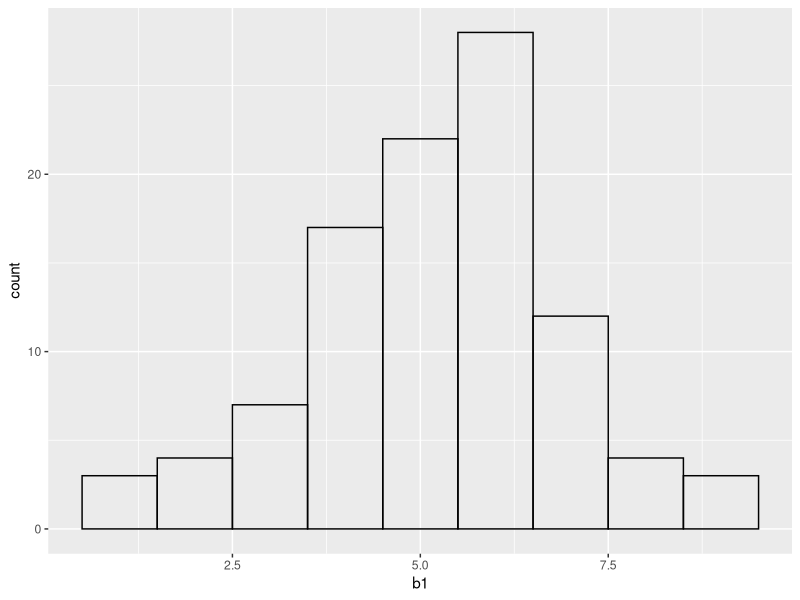
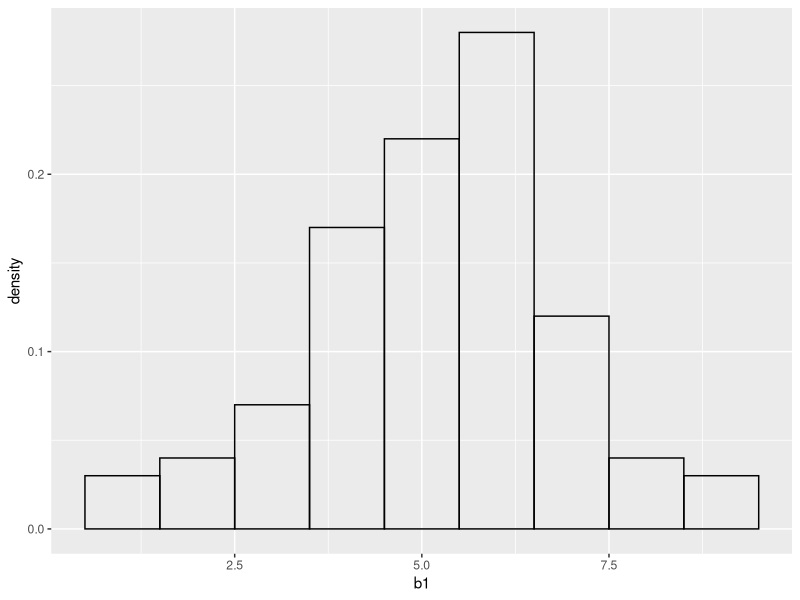
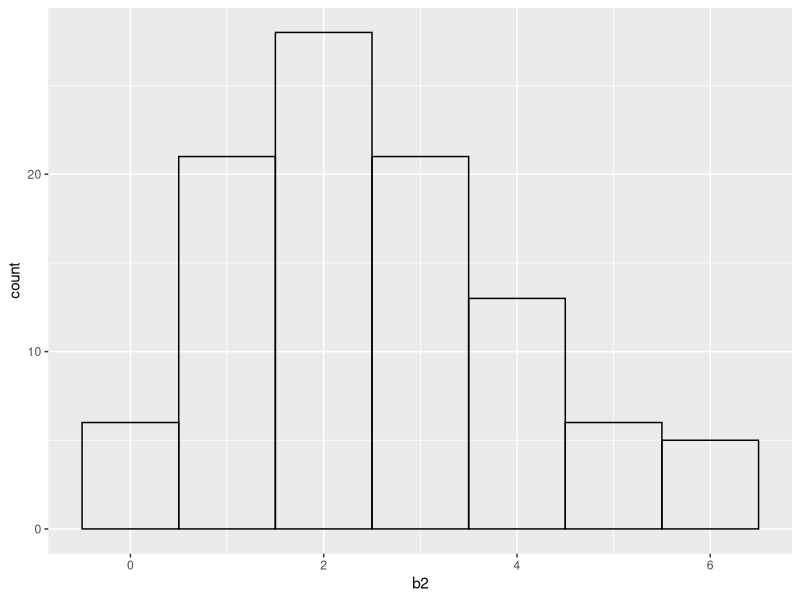
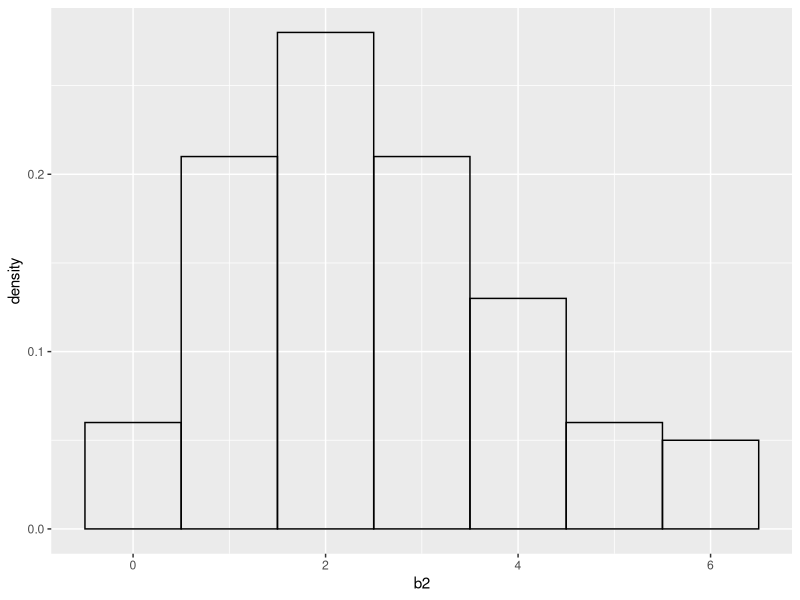
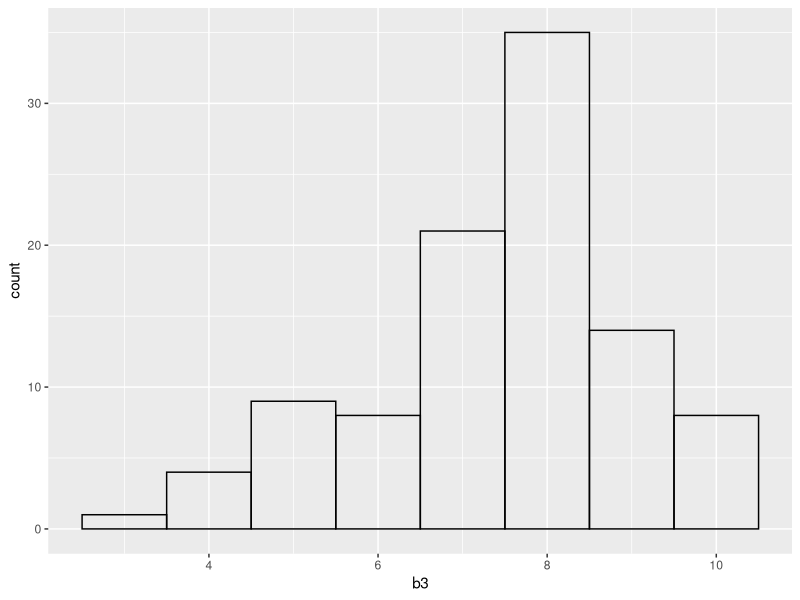
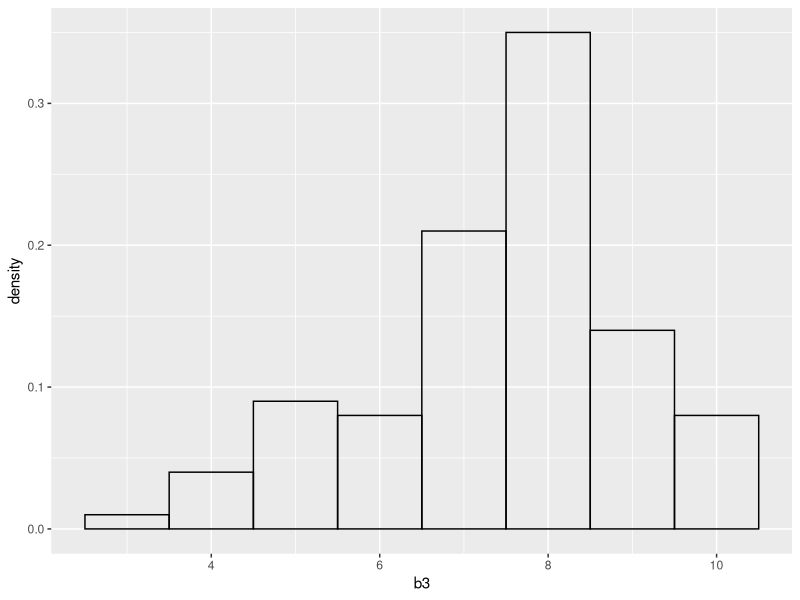
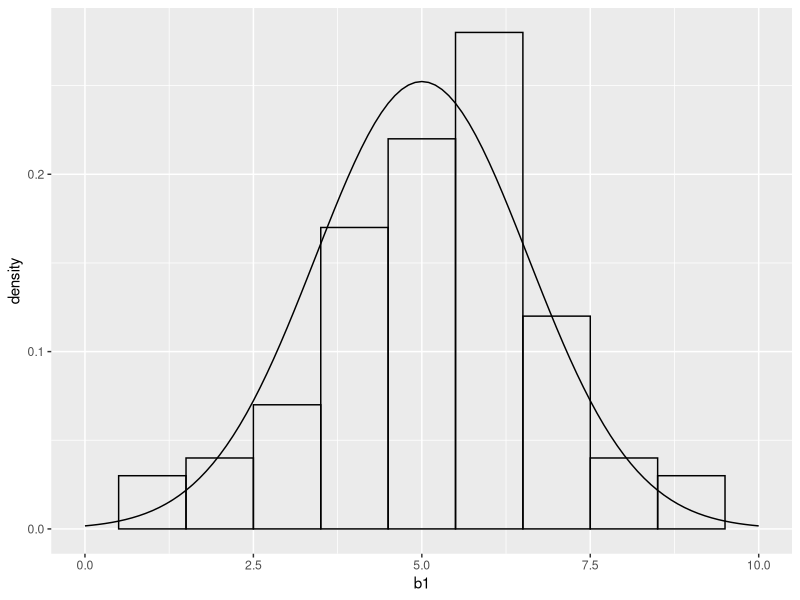
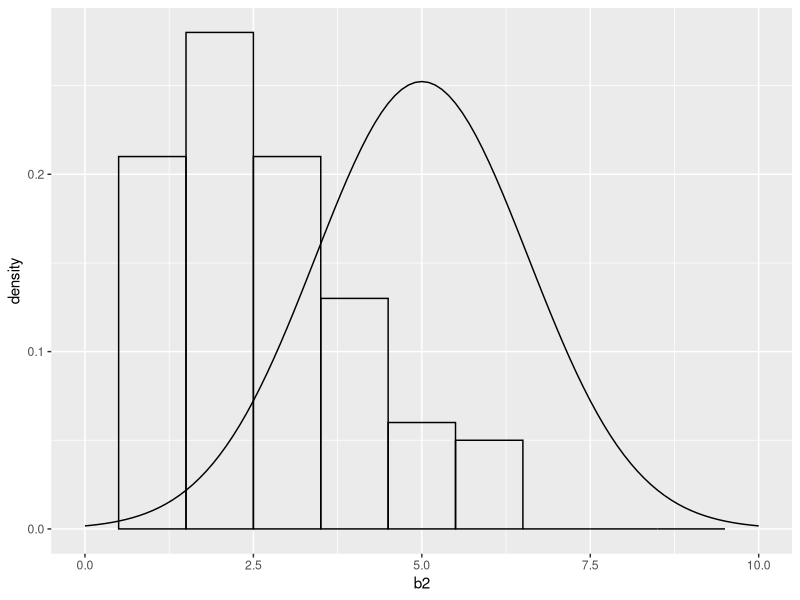

R code for these plots, in order:
## ---- chunk 1
set.seed(2024)
## ---- chunk 2
x = c(1,2,3,4,5,6)
probx= c(1/4,1/8,1/8,1/8,1/8,1/4)
F16=sample(x, size=1500, replace=T, prob=probx)
## ---- chunk 3
mean(F16)
var(F16)
## ---- chunk 4
alpha = mean(F16)-sqrt(var(F16))
beta = mean(F16)+sqrt(var(F16))
alpha; beta
## ---- chunk 5
mean_x=0
for(i in (1:6)){
  mean_x= mean_x+ x[i]*probx[i]
}
mean_x
## ---- chunk 6
mean_x2=0
for(i in (1:6)){
  mean_x2= mean_x2+ (x[i])^2*probx[i]
}
mean_x2 - (mean_x)^2
## ---- chunk 7
b1 = rbinom(100,10,0.5)
b2 = rbinom(100,10,0.25)
b3 = rbinom(100,10,0.75)
## ---- chunk 8
mean(b1); var(b1)
mean(b2); var(b2)
mean(b3); var(b3)
## ---- chunk 9
mean_b1=  10*0.5
mean_b2=  10*0.25
mean_b3=  10*0.75
mean_b1; mean_b2; mean_b3
## ---- chunk 10
var_b1= 10*0.5*(1-0.5)
var_b2= 10*0.25*(1-0.25)
var_b3= 10*0.75*(1-0.75)
var_b1; var_b2; var_b3
## ---- chunk 11
library(ggplot2)
df1=data.frame(b1)
p11= ggplot(df1) + geom_histogram(mapping=aes(x=b1), color="black", fill="NA", binwidth=1)
p21= ggplot(df1) + geom_histogram(mapping=aes(x=b1, y=after_stat(density)), color="black", fill="NA", binwidth=1)
p11; p21
## ---- chunk 12
df2=data.frame(b2)
p12= ggplot(df2) + geom_histogram(mapping=aes(x=b2), color="black", fill="NA", binwidth=1)
p22= ggplot(df2) + geom_histogram(mapping=aes(x=b2, y=after_stat(density)), color="black", fill="NA", binwidth=1)
p12; p22
## ---- chunk 13
df3=data.frame(b3)
p13= ggplot(df3) + geom_histogram(mapping=aes(x=b3), color="black", fill="NA", binwidth=1)
p23= ggplot(df3) + geom_histogram(mapping=aes(x=b3, y=after_stat(density)), color="black", fill="NA", binwidth=1)
p13; p23
## ---- chunk 14
library(ggplot2)
density = function(x,a,s){ (1/((2*pi)^(0.5)*s ))* exp(-(x-a)^2/(2*s^2))}
df1=data.frame(b1)
p21= ggplot(df1) + geom_histogram(mapping=aes(x=b1, y=..density..), color="black", fill="NA", binwidth=1) + xlim(0,10) + 
  geom_function(fun=density, args=list(a=5,s=(2.5)^(0.5)))
p21
## ---- chunk 15
density = function(x,a,s){ (1/((2*pi)^(0.5)*s ))* exp(-(x-a)^2/(2*s^2))}
df2=data.frame(b2)
p22= ggplot(df2) + geom_histogram(mapping=aes(x=b2, y=..density..), color="black", fill="NA", binwidth=1) + xlim(0,10) + 
  geom_function(fun=density, args=list(a=5,s=(2.5)^(0.5)))
p22
## ---- chunk 16
density = function(x,a,s){ (1/((2*pi)^(0.5)*s ))* exp(-(x-a)^2/(2*s^2))}
df3=data.frame(b3)
p23= ggplot(df3) + geom_histogram(mapping=aes(x=b3, y=..density..), color="black", fill="NA", binwidth=1) + xlim(0,10) + 
  geom_function(fun=density, args=list(a=5,s=(2.5)^(0.5)))
p23
